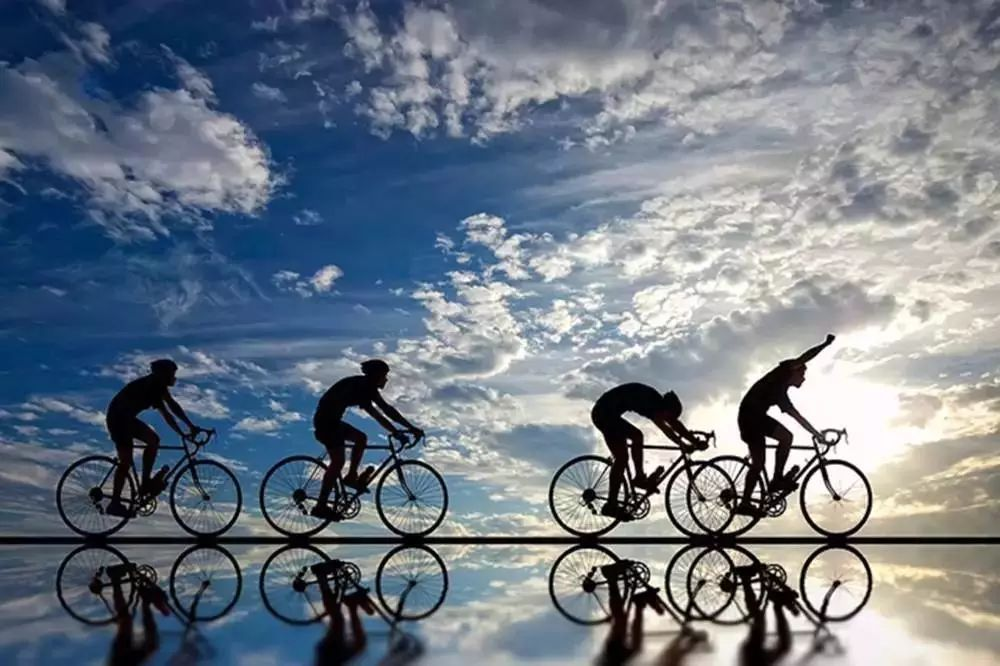
%> input picture summary/src/timg.jpg, 1000 x 666 px
$ octave main_test.m   (GNU Octave 9; MATLAB toolbox functions it lacks are replaced by stand-ins)
%> lines starting %> are read from the running program, lines starting %| are printed output that depends on the picture; in (x1, y1, x2, y2) boxes, pixels count from 0 and x2, y2 are one past the last pixel; in counts of white or black regions, pixels touching at a corner belong together; the program's own positions count from 1
### summary/otsu.m
function [sigma_b, threshold_otsu] = otsu(histgram)

nbins = length(histgram);
p = histgram / sum(histgram);
sigma_b = zeros(nbins, 1);
for t = 1 : nbins
   q_L = sum(p(1 : t));
   q_H = sum(p(t + 1 : end));
   if q_H == 0 || q_L == 0
       continue;
   end
   miu_L = sum(p(1 : t) .* (1 : t)') / q_L;
   miu_H = sum(p(t + 1 : end) .* (t + 1 : nbins)') / q_H;
   sigma_b(t) = q_L * q_H * (miu_L - miu_H)^2;
end

[~,threshold_otsu] = max(sigma_b(:));
end

### summary/main_test.m
close all; clear; clc;

%% 主测试程序


%%%%%%%%%%%%%%%%%%%%%%%%%%%%%%%%%%%%%%%%%%%%%%%%%%%%%%%%%%%%%%%%
% [61 lines of commented-out code are left out]


%%%%%%%%%%%%%%%%%%%%%%%%%%%%%%%%%%%%%%%%%%%%%%%%%%%%%%%%%%%%%%%%
% [50 lines of commented-out code are left out]


%%%%%%%%%%%%%%%%%%%%%%%%%%%%%%%%%%%%%%%%%%%%%%%%%%%%%%%%%%%%%%%%
%% 图像分割, ostu
img_path = './src/timg.jpg';
rgb = imread(img_path);
%> rgb is the input picture: size 666x1000x3 uint8; mean R, G, B 113, 123.6, 136.1
gray = rgb2gray(rgb);
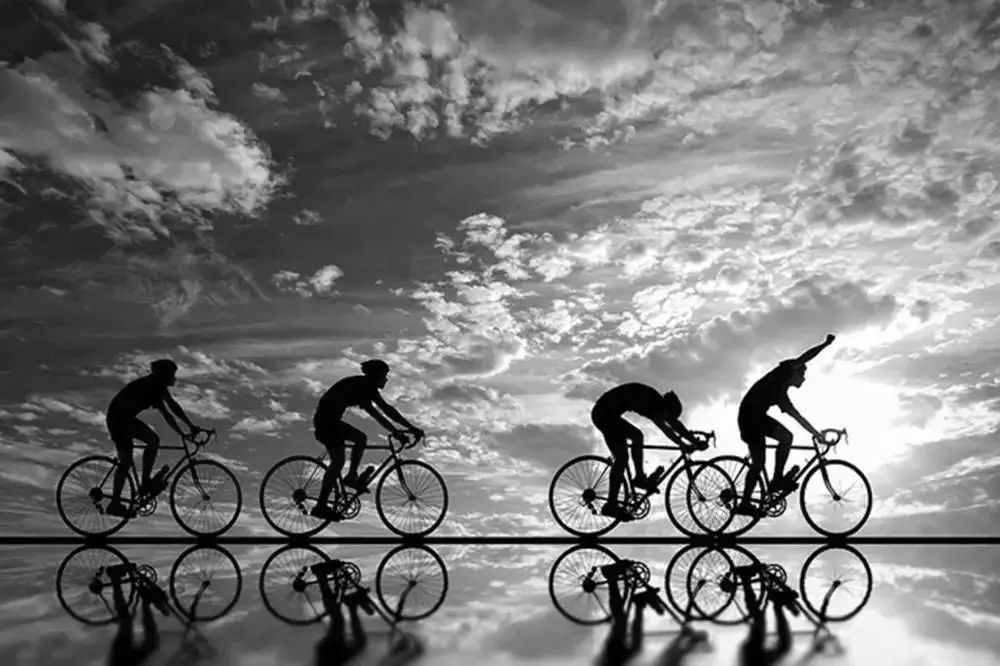
%> gray: size 666x1000 uint8; min 0, max 255, mean 121.9

hist_gray = zeros(256, 1);
for i = 1:size(gray,1)*size(gray,2)
    hist_gray(gray(i)+1) = hist_gray(gray(i)+1) + 1;
end
%> after the loop, hist_gray = 256 values, max 5796 at index 253, min 0 at index 256, mean 2601.6

grayVal = 1 : length(hist_gray);
%> grayVal = 256 values from 1 to 256
grayVal = grayVal';

[~, threshold_otsu] = otsu(hist_gray);
%> in otsu, `nbins = length(histgram);`: nbins = 256
%> in otsu, `p = histgram / sum(histgram);`: p = 256 values, max 0.0087 at index 253, min 0 at index 256, mean 0.00391
%> the loop in otsu, `for t = 1 : nbins` made 256 passes
%> (q_L, q_H, miu_L, miu_H) on passes 1 to 3: (0.00106, 0.999, 1, 123), (0.00686, 0.993, 1.85, 123.7), (0.014, 0.986, 2.44, 124.6)
%> after the loop in otsu, `for t = 1 : nbins`: sigma_b = 256 values, max 3123.9 at index 123, min 0 at index 255, mean 1953.3
%> in otsu, `[~,threshold_otsu] = max(sigma_b(:));`: threshold_otsu = 123
%> threshold_otsu = 123
gray_bw = gray;
gray_bw(gray < threshold_otsu) = 0;
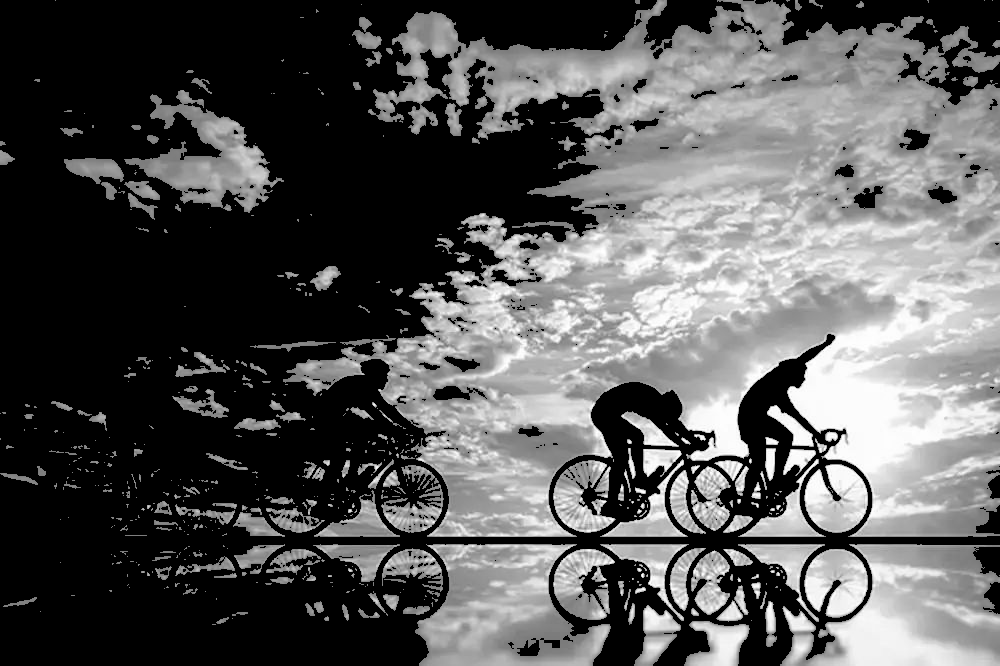
%> gray_bw: size 666x1000 uint8; min 0, max 255, mean 88.2
gray_bw(gray >= threshold_otsu) = 255;
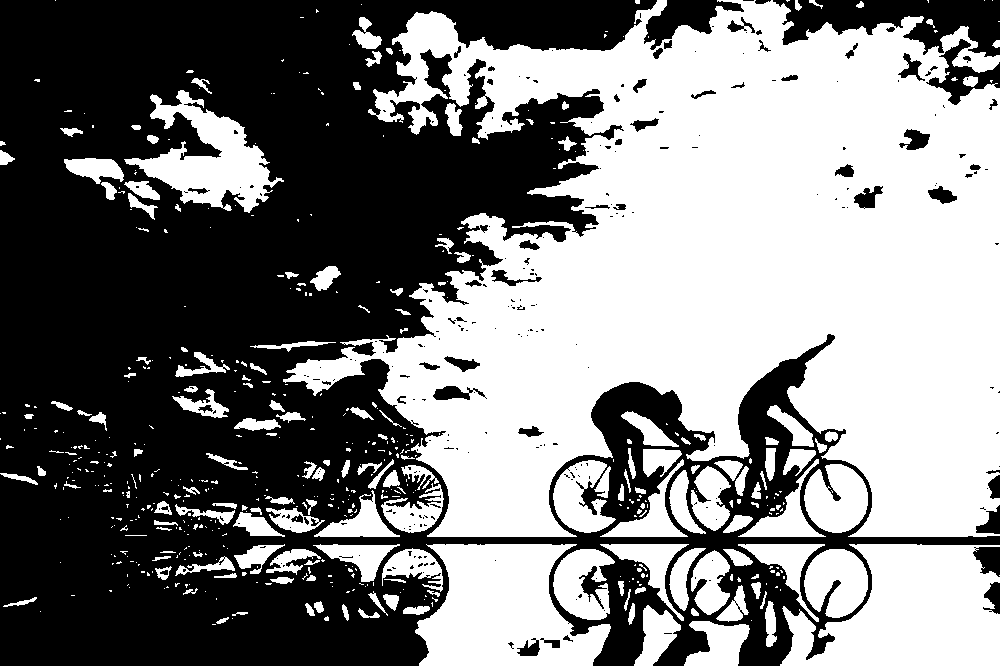
%> gray_bw: size 666x1000 uint8; 49.5% white; 551 white regions (381 under 20 px), largest, box (x1, y1, x2, y2) and area: (283, 0, 1000, 537) 229634, (780, 544, 1000, 666) 18657, (415, 544, 611, 666) 16203

fig = figure;
T = tiledlayout(2,2);
T.TileSpacing = 'compact';
T.Padding = 'compact';

nexttile(1);
imshow(rgb)
nexttile(2);
imshow(gray_bw)
nexttile(3, [1 2]);
b = bar(grayVal, hist_gray);
b.FaceColor = 'flat';
b.CData(threshold_otsu, :) = [1.0, 0, 0];

set(gcf, 'color', 'white');
set(gca, 'color', 'white');
set(gca, 'FontName', 'Helvetica');
set(gca, 'FontSize', 13);
set(gca, 'linewidth', 1.3);

hist_otsu = getframe(fig);
hist_otsu = hist_otsu.cdata;
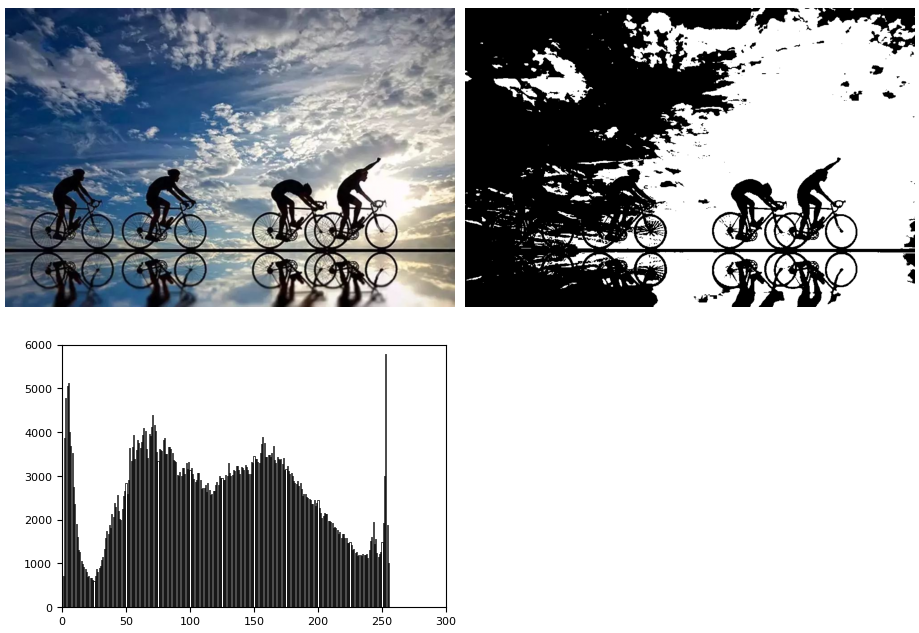
%> hist_otsu: size 633x919x3 uint8; mean R, G, B 178.1, 180.5, 183.4
figure, imshow(hist_otsu)
imwrite(hist_otsu, './src/hist_otsu.png');
